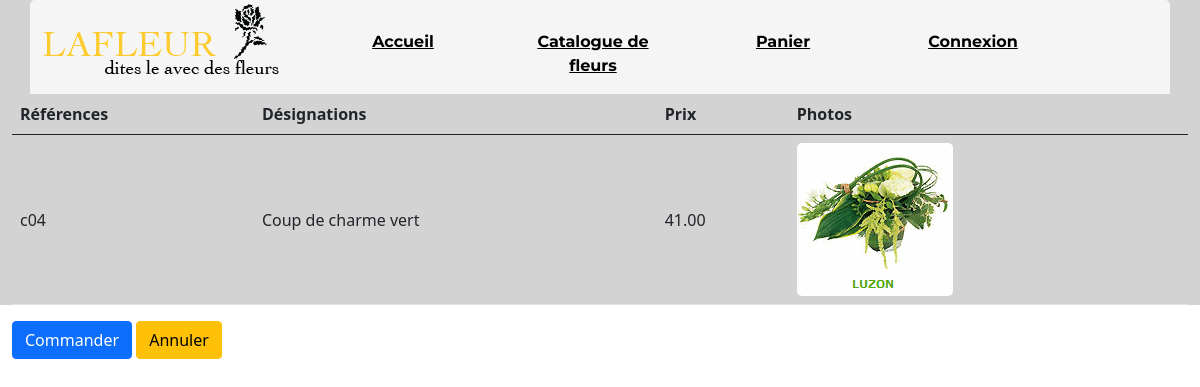
The app's page /commande/panier.php?id=c04&action=ajouter with its own data.
### tables this page shows
CREATE TABLE `produit` (
  `id` varchar(32) NOT NULL,
  `description` varchar(50) NOT NULL,
  `prix` decimal(10,2) NOT NULL,
  `image` varchar(50) NOT NULL,
  `idCategorie` varchar(32) NOT NULL
);

### include/config_variables.php (called while the page is built, shortened)
<?php
    $db_table = "produit";
?>

### commande/config_variable.php (called while the page is built, shortened)
<?php
    $page_panier_titre_col1 = "Références";
    $page_panier_titre_col2 = "Désignations";
    $page_panier_titre_col3 = "Prix";
    $page_panier_titre_col4 = "Photos";
?>

### commande/panier.php (the view, shortened to what this page needs)
<?php
    include('config_variable.php');
    include('../connect_db.php');
    include('../include/header.php');
?>
<?php
        $resultat = $db->query('SELECT * FROM '.$db_table.' WHERE id = "'.$_GET['id'].'"');
        while ($col = $resultat->fetch()) {
?>
        <?php if ($_GET['action'] == "ajouter") {?>
            <table class="table align-middle">
            <thead>
                <tr>
                    <th scope="col"><?php echo($page_panier_titre_col1) ?></th>
                    <th scope="col"><?php echo($page_panier_titre_col2) ?></th>
                    <th scope="col"><?php echo($page_panier_titre_col3) ?></th>
                    <th scope="col"><?php echo($page_panier_titre_col4) ?></th>
                </tr>
            </thead>
                    <form action="commander.php" methode="POST">
                    <tr>
                        <td scope="row" name="id">
                            <?php if($_GET['action'] == "ajouter"){ ?><?php echo($col['id']); ?><?php }?>
                        </td>
                        <td name="description">
                            <?php if($_GET['action'] == "ajouter"){ ?><?php echo($col['description']); ?><?php }?>
                        </td>
                        <td name="prix">
                            <?php if($_GET['action'] == "ajouter"){ ?><?php echo($col['prix']); ?><?php }?>
                        </td>
                        <td name="image">
                            <?php if($_GET['action'] == "ajouter"){ ?><img src=<?php echo($col['image']); ?> alt="aniwa" id="img_tab"><?php }?>
                        </td>
                    </tr>
        </table>
        <div style="float:left">
            <button type="submit" class="btn btn-primary" name="action" value="commander">Commander</button>
            <button type="submit" class="btn btn-warning toastrDefaultWarning" name="action" value="annuler">Annuler</button>
        </div>
        <?php } ?>
        <?php } ?>

### css/style.css (style rules this page uses)
body { font-family:'Montserrat', sans-serif ; }
#img_tab { border-radius: 5px; }

### records on screen
produit: id "c04", description "Coup de charme vert", prix "41.00", image (picture)

### other values on screen
$page_header_accueil "Accueil"
$page_header_catalogue "Catalogue de fleurs"
$page_header_panier "Panier"
$page_header_connexion "Connexion"
